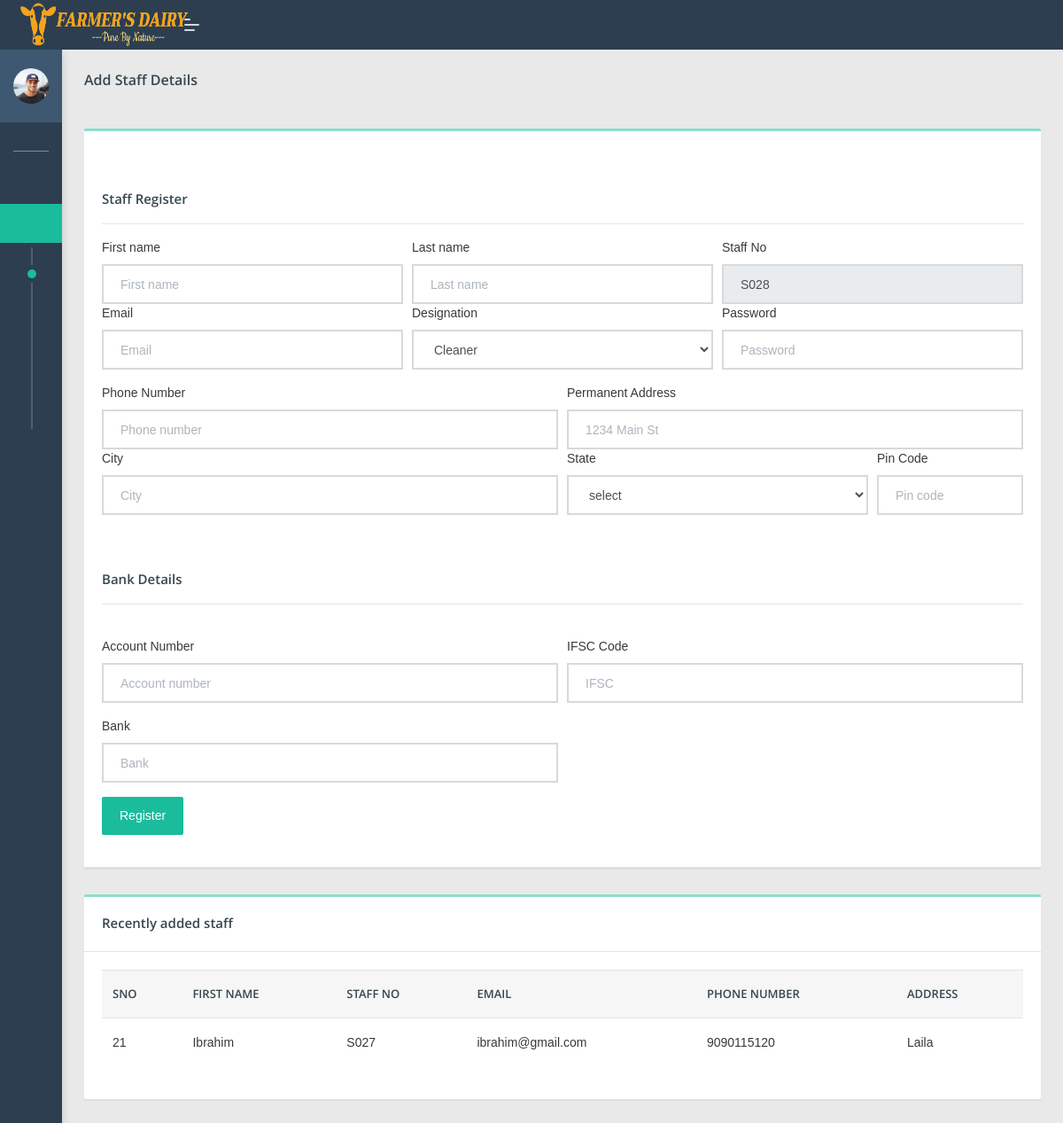
Screenshot of /dipo/addstaff.php (signed in) with the database file from the repository.
### tables this page shows
CREATE TABLE `add_staff` (
  `s_id` int(100) NOT NULL,
  `fname` varchar(100) NOT NULL,
  `lname` varchar(100) NOT NULL,
  `staffno` varchar(100) NOT NULL,
  `email` varchar(100) NOT NULL,
  `password` varchar(100) NOT NULL,
  `phno` bigint(100) NOT NULL,
  `address` varchar(100) NOT NULL,
  `city` varchar(100) NOT NULL,
  `state` varchar(100) NOT NULL,
  `pin_code` varchar(100) NOT NULL,
  `acc_no` varchar(100) NOT NULL,
  `ifsc_code` varchar(100) NOT NULL,
  `bank` varchar(100) NOT NULL,
  `dippoid` varchar(100) NOT NULL
);

### dipo/addstaff.php (the view, shortened to what this page needs)
 <?php
if(isset($_SESSION['dippo']))
{
?>
 <!DOCTYPE html>
<html lang="en">
<head>
    <link rel="stylesheet" href="assets/css/style.css">
</head>
<body class="">
	<nav class="pcoded-navbar  ">
		<div class="navbar-wrapper  ">
			<div class="navbar-content scroll-div " >
					<div class="">
					<div class="main-menu-header">
						<img class="img-radius" src="assets/images/user/avatar-2.jpg" alt="User-Profile-Image">
						<div class="user-details">
						</div>
					</div>
				</div>
				<ul class="nav pcoded-inner-navbar ">
					<li class="nav-item pcoded-menu-caption">
					</li>
					<li class="nav-item">
					    <a href="main.php" class="nav-link "><span class="pcoded-micon"><i class="feather icon-home"></i></span><span class="pcoded-mtext">Dashboard</span></a>
					</li>
					<li class="nav-item pcoded-hasmenu">
					    <a href="#!" class="nav-link "><span class="pcoded-micon"><i class="feather icon-align-justify"></i></span><span class="pcoded-mtext">Staff Details</span></a>
					    <ul class="pcoded-submenu">
					    <li><a href="addstaff.php">Addstaff</a></li>
					<li><a href="viewstaff.php">Viewstaff</a></li>
					<li><a href="viewbank.php">Viewbank</a></li>
					<li> <a href="addsalary.php">AddSalary</a></li>
					<li><a href="viewsalary.php" >ViewSalary</a></li>
			          </ul>
					</li>
					<li class="nav-item pcoded-hasmenu">
					    <a href="#!" class="nav-link "><span class="pcoded-micon"><i class="feather icon-align-justify"></i></span><span class="pcoded-mtext">User Details</span></a>
					</li>
						<li class="nav-item pcoded-hasmenu">
					    <a href="#!" class="nav-link "><span class="pcoded-micon"><i class="feather icon-align-justify"></i></span><span class="pcoded-mtext">Milk Details</span></a>
					</li>
					<li class="nav-item pcoded-hasmenu">
					    <a href="#!" class="nav-link "><span class="pcoded-micon"><i class="feather icon-align-justify"></i></span><span class="pcoded-mtext">Facilities</span></a>
					</li>
                        <li class="nav-item">
					    <a href="profile.php" class="nav-link "><span class="pcoded-micon"><i class="feather icon-align-justify"></i></span><span class="pcoded-mtext">View feedback</span></a>
					</li>
				</ul>
			</div>
		</div>
	</nav>
	<header class="navbar pcoded-header navbar-expand-lg navbar-light header-dark">
				<div class="m-header">
					<a class="mobile-menu" id="mobile-collapse" href="#!"><span></span></a>
					<a href="#!" class="b-brand">
						<img src="assets/images/logo1.png" width="190px" height="50px" class="logo">
					</a>
				</div>
				<div class="collapse navbar-collapse">
					<ul class="navbar-nav mr-auto">
						<li class="nav-item">
							<a href="#!" class="pop-search"><i class="feather icon-search"></i></a>
						</li>
					</ul>
					<ul class="navbar-nav ml-auto">
						<li>
							<div class="dropdown drp-user">
								<a href="#" class="dropdown-toggle" data-toggle="dropdown">
									<i class="feather icon-user"></i>
								</a>
							</div>
						</li>
					</ul>
				</div>
	</header>
<section class="pcoded-main-container">
    <div class="pcoded-content">
        <div class="page-header">
            <div class="page-block">
                <div class="row align-items-center">
                    <div class="col-md-12">
                        <div class="page-header-title">
                            <h5 class="m-b-10">Add Staff Details</h5>
                        </div>
                    </div>
                </div>
            </div>
        </div>
		<?php
			include 'config.php';
			$sql1 = "SELECT staffno from add_staff";
			$result1 = mysqli_query($con,$sql1);
			$num1=mysqlI_num_rows($result1);
			if($num1 > 0)
			{
			while($row1 = mysqli_fetch_array($result1))
			{
			$staffno=$row1[0];
			}
			}
			else
			{
				$staffno="S000";
			}
			$staffno++;
			?>
        <div class="row">
             <div class="col-sm-12">
                <div class="card">
                    <div class="card-header">
                       <h5 class="mt-5">Staff Register</h5>
                        <hr>
                        <form class="needs-validation" novalidate action="#" method="post">
                            <div class="form-row">
                                <div class="col-md-4">
                                    <label for="validationCustom01">First name</label>
                                    <input type="text" class="form-control" id="validationCustom01" name="fname" pattern="[A-Za-z]+" placeholder="First name" required>
                                </div>
                                <div class="col-md-4">
                                    <label for="validationCustom02">Last name</label>
                                    <input type="text" class="form-control" id="validationCustom02" name="lname" pattern="/^[A-Za-z-,]+(\s{0,1}[a-zA-Z-, ]*$/" placeholder="Last name" option>
                                </div>
								<div class="col-md-4">
                                    <label for="validationCustom02">Staff No</label>
                                    <input type="text" class="form-control" id="validationCustom02" name="staffno"  placeholder="Staff no" value="<?php echo $staffno; ?>" readonly >
                                </div>
                            </div>
							<div class="form-row">
							<div class="form-group col-md-4">
                                    <label for="inputEmail4">Email</label>
                                    <input type="email" class="form-control" id="inputEmail4" name="email"  pattern="[a-z0-9._%+-]+@[a-z0-9.-]+\.[a-z]{3,4}$" placeholder="Email" required>
                                </div>
							    <div class="form-group col-md-4">
                                    <label for="inputEmail4">Designation</label>
                                    <select class="form-control" name="designation" required>
									<option value="Cleaner">Cleaner</option>
									</select>
                                </div>
                                <div class="form-group col-md-4">
                                    <label for="inputPassword4">Password</label>
                                    <input type="password" class="form-control" id="inputPassword4" name="password" pattern="(?=.*\d)(?=.*[a-z])(?=.*[A-Z]).{8}" placeholder="Password" required>
                                </div>
                            </div>
                            <div class="form-row">
							<div class="col-md-6 mb-6">
                                    <label for="validationCustom03">Phone Number</label>
                                    <input type="text" class="form-control" id="validationCustom03" name="phno"  pattern="[0-9]{10}" placeholder="Phone number" required>
                                </div>
								<div class="col-md-6 mb-6">
                                <label for="inputAddress">Permanent Address</label>
                                <input type="text" class="form-control" id="inputAddress" name="address" pattern="{100}" placeholder="1234 Main St" required>
                            </div>
							</div>
                            <div class="form-row">
                                <div class="form-group col-md-6">
                                    <label for="inputCity">City</label>
                                    <input type="text" class="form-control" id="inputCity" name="city" pattern="{100}" placeholder="City" required>
                                </div>
                                <div class="form-group col-md-4">
                                    <label for="inputState">State</label>
                                    <select id="inputState" class="form-control" name="state" pattern="[A-Za-z]+" >
                                        <option selected>select</option>
									</select>
                                </div>
                                <div class="form-group col-md-2">
                                    <label for="inputZip">Pin Code</label>
                                    <input type="text" class="form-control" id="inputZip" name="pin_code"  pattern="[0-9]{6}" placeholder="Pin code" required>
                                </div>
                            </div>
							<h5 class="mt-5">Bank Details</h5>
							<hr>
							<br>
							<div class="form-row">
                                <div class="col-md-6 mb-3">
                                    <label for="validationCustom01">Account Number</label>
                                    <input type="text" class="form-control" id="validationCustom01" name="acc_no" pattern="[0-9]{9,18}" placeholder="Account number" required>
                                </div>
                                <div class="col-md-6 mb-6">
                                    <label>IFSC Code</label>
                                    <input type="text" class="form-control" name="ifsc_code" pattern="^[A-Z]{4}0[A-Z0-9]{6}$" placeholder="IFSC" required>
                                </div>
                            </div>
						 <div class="form-row">
								<div class="form-group col-md-6">
                                    <label for="inputState">Bank</label>
                                    <input type="text" class="form-control" id="validationCustom01" name="bank" pattern="/^[A-Za-z-,]+(\s{0,1}[a-zA-Z-, ]*$/" placeholder="Bank" required>
                                </div>
							</div>
                            <div class="form-row">
							 <div class="form-group col-md-2">
                                <button type="submit" name="save" class="btn  btn-primary">Register</button>
							</div>
						</div>
					</form>
			</div>
			</div>
          </div>
            <div class="col-md-12" id="staff">
                <div class="card">
                    <div class="card-header">
                        <h5>Recently added staff</h5>
                    </div>
                    <div class="card-body table-border-style">
                        <div class="table-responsive">
                            <table class="table table-hover">
                                <thead>
                                    <tr>
                                        <th>Sno</th>
                                        <th>First Name</th>
                                        <th>Staff No</th>
										<th>Email</th>
										<th>Phone number</th>
										<th>Address</th>
                                    </tr>
                                </thead>
                                <tbody>
								<?php
								include 'config.php';
								$sql1="select * from add_staff";
								$result1=mysqli_query($con,$sql1);
								$num1=mysqli_num_rows($result1);
								$sI=0;
								if($num1>0)
								{
									while($row1=mysqli_fetch_array($result1))
									{
										$sI+=1;
										$fname=$row1['fname'];
										$staffno=$row1['staffno'];
										$email=$row1['email'];
										$phno=$row1['phno'];
										$address=$row1['address'];
								}}
								?>
                                    <tr>
									<td><?php echo $sI; ?></td>
									<td><?php echo $fname; ?></td>
									<td><?php echo $staffno; ?></td>
									<td><?php echo $email; ?></td>
									<td><?php echo $phno; ?></td>
									<td><?php echo $address; ?></td>
                                    </tr>
                                </tbody>
                            </table>
							</div>
                    </div>
                </div>
            </div>
                        </div>
                    </div>
</section>
</body>
</html>
<?php
}
else
{
	echo "<script> location.href='../index.php'; </script>";
}
?>

### rows the page displays
add_staff: fname "Ibrahim", staffno "S027", email "ibrahim@gmail.com", phno "9090115120", address "Laila"

### other values shown
$sI "21"
